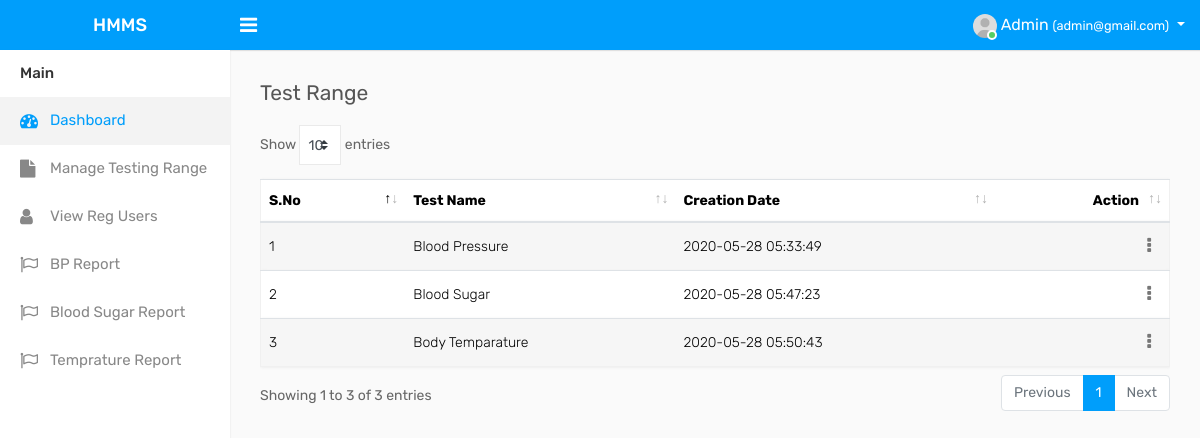
/manage-range.php (signed in), run on the app's committed database.
### tables this page shows
CREATE TABLE `tblrange` (
  `ID` int(10) NOT NULL,
  `TestName` varchar(200) DEFAULT NULL,
  `Description` mediumtext DEFAULT NULL,
  `CreationDate` timestamp NULL DEFAULT current_timestamp()
);

### manage-range.php (the view, shortened to what this page needs)
<?php
include('includes/dbconnection.php');
if (strlen($_SESSION['hmmsaid']==0)) {
  header('location:logout.php');
  } else{
?>
<!DOCTYPE html>
<html lang="en">
<head>
    <link rel="stylesheet" type="text/css" href="assets/css/bootstrap.min.css">
    <link rel="stylesheet" type="text/css" href="assets/css/font-awesome.min.css">
    <link rel="stylesheet" type="text/css" href="assets/css/select2.min.css">
    <link rel="stylesheet" type="text/css" href="assets/css/dataTables.bootstrap4.min.css">
    <link rel="stylesheet" type="text/css" href="assets/css/bootstrap-datetimepicker.min.css">
    <link rel="stylesheet" type="text/css" href="assets/css/style.css">
</head>
<body>
    <div class="main-wrapper">
   <?php include_once('includes/header.php');?>
        <?php include_once('includes/sidebar.php');?>
        <div class="page-wrapper">
            <div class="content">
                <div class="row">
                    <div class="col-sm-4 col-3">
                        <h4 class="page-title">Test Range</h4>
                    </div>
                </div>
				<div class="row">
					<div class="col-md-12">
						<div class="table-responsive">
							<table class="table table-border table-striped custom-table datatable mb-0">
								<thead>
									<tr>
                                        <th>S.No</th>
										<th>Test Name</th>
                                        <th>Creation Date</th>
										<th class="text-right">Action</th>
									</tr>
								</thead>
								<tbody>
                                    <?php
$sql="SELECT * from tblrange";
$query = $dbh -> prepare($sql);
$query->execute();
$results=$query->fetchAll(PDO::FETCH_OBJ);
$cnt=1;
if($query->rowCount() > 0)
{
foreach($results as $row)
{               ?>
									<tr>
                                        <td><?php echo htmlentities($cnt);?></td>
										<td><?php  echo htmlentities($row->TestName);?></td>
										<td><?php  echo htmlentities($row->CreationDate);?></td>
										<td class="text-right">
											<div class="dropdown dropdown-action">
												<a href="#" class="action-icon dropdown-toggle" data-toggle="dropdown" aria-expanded="false"><i class="fa fa-ellipsis-v"></i></a>
											</div>
										</td>
									</tr>
						<?php $cnt=$cnt+1;}} ?>
								</tbody>
							</table>
						</div>
					</div>
                </div>
            </div>
        </div>
    </div>
</body>
</html><?php }  ?>

### includes/header.php (shortened to what this page needs)
<div class="header">
      <div class="header-left">
        <a href="dashboard.php" class="logo">
          <span>HMMS</span>
        </a>
      </div>
      <a id="toggle_btn" href="javascript:void(0);"><i class="fa fa-bars"></i></a>
            <ul class="nav user-menu float-right">
                <li class="nav-item dropdown has-arrow">
                    <a href="#" class="dropdown-toggle nav-link user-link" data-toggle="dropdown">
                        <span class="user-img">
              <img class="rounded-circle" src="assets/img/user.jpg" width="24" alt="Admin">
              <span class="status online"></span>
            </span>
            <?php
$uid=$_SESSION['hmmsaid'];
$sql="SELECT AdminName,Email from  tbladmin where ID=:uid";
$query = $dbh -> prepare($sql);
$query->bindParam(':uid',$uid,PDO::PARAM_STR);
$query->execute();
$results=$query->fetchAll(PDO::FETCH_OBJ);
$cnt=1;
if($query->rowCount() > 0)
{
foreach($results as $row)
{               ?>
            <span><?php  echo $row->AdminName;?></span>
            <small>(<?php  echo $row->Email;?>)</small><?php $cnt=$cnt+1;}} ?>
                    </a>
                </li>
            </ul>
        </div>

### data on the page
tblrange: TestName "Blood Pressure", CreationDate "2020-05-28 05:33:49"
tblrange: TestName "Blood Sugar", CreationDate "2020-05-28 05:47:23"
tblrange: TestName "Body Temparature", CreationDate "2020-05-28 05:50:43"

### other printed values
$row->AdminName "Admin"
$row->Email "admin@gmail.com"
